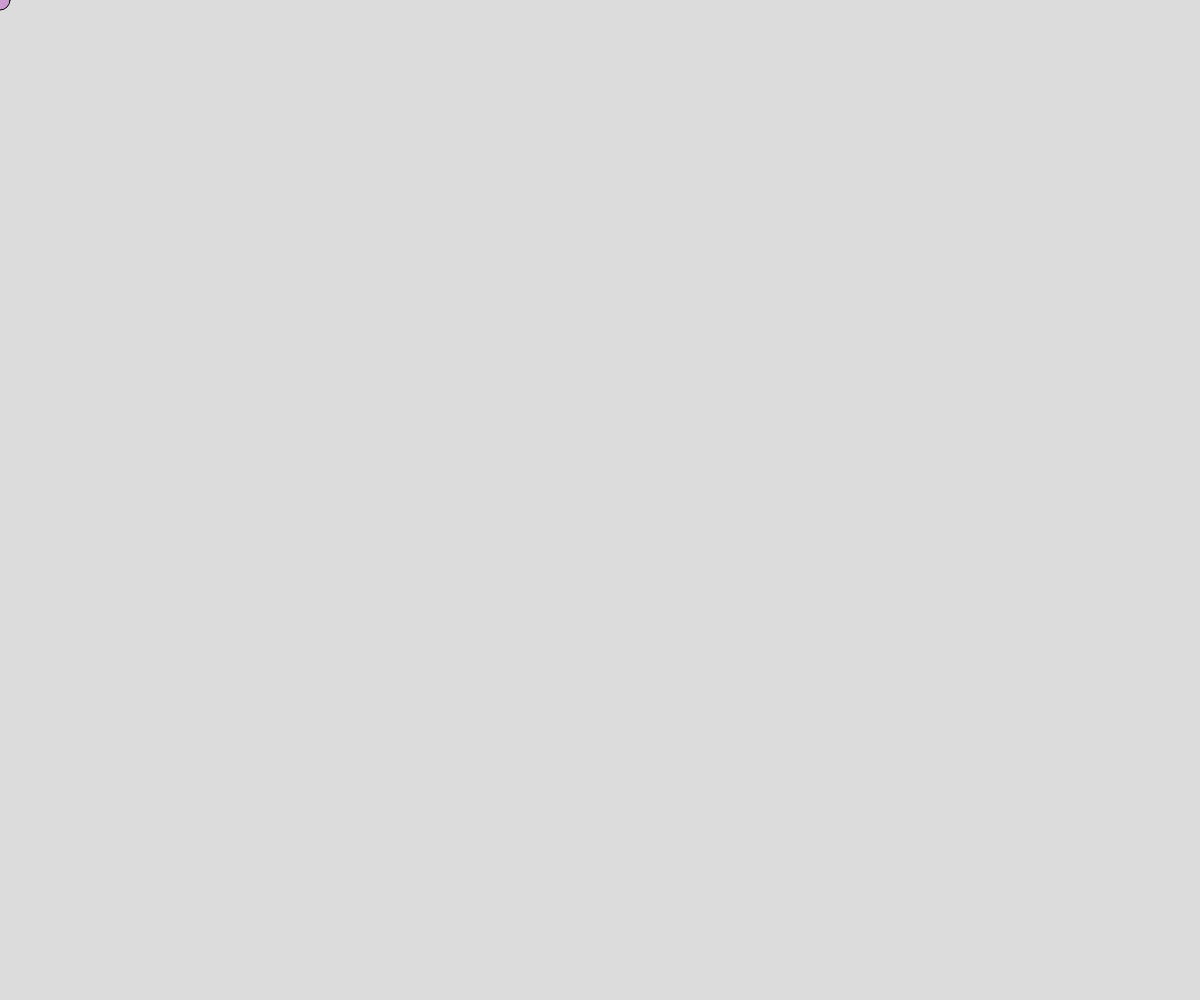
Frame 1 (no input)
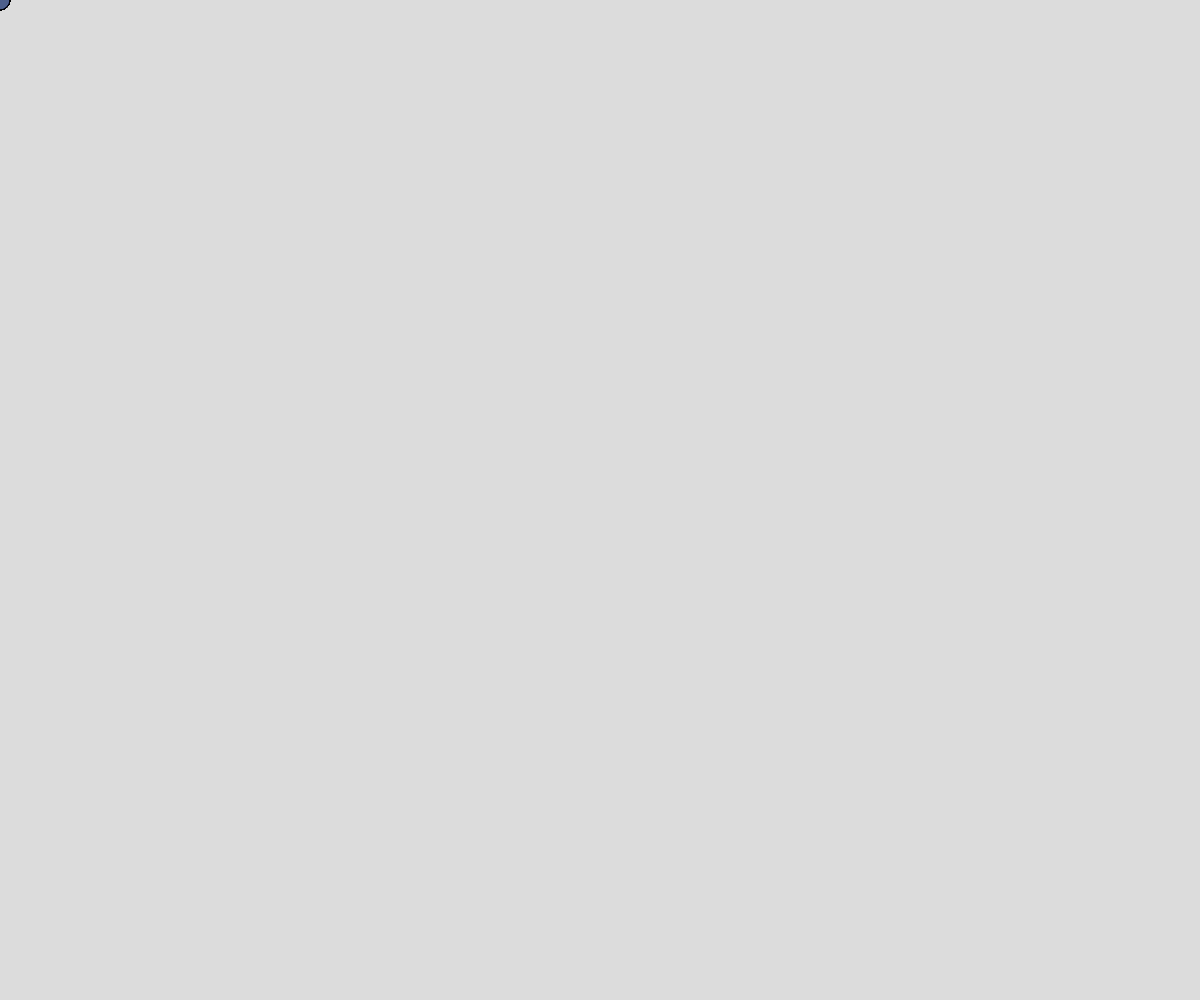
Frame 60 (no input)
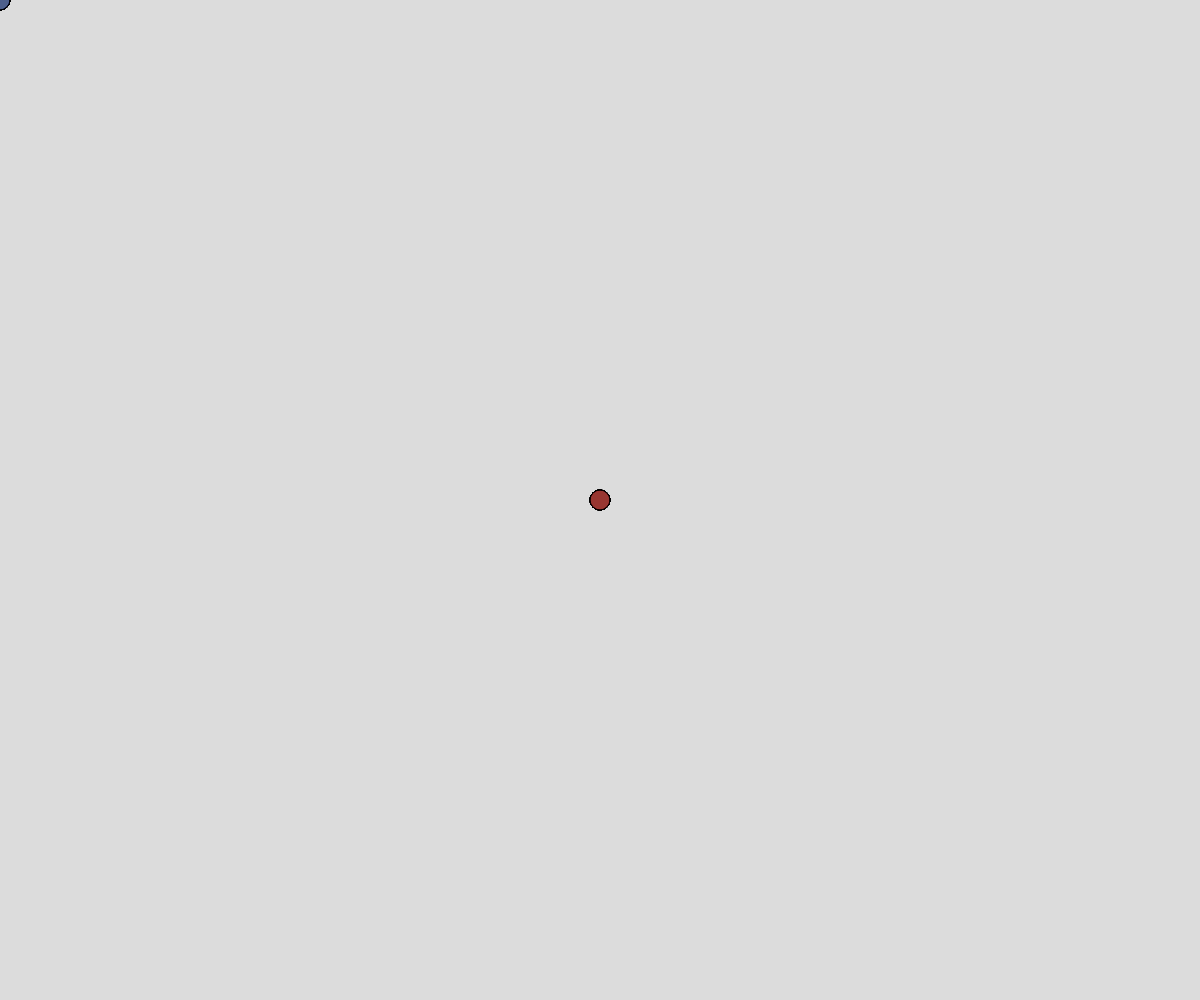
Frame 120 (the mouse pressed at the canvas centre since frame 60)

The p5.js sketch that drew these frames (run headless with seeded random() and noise() and a simulated clock; from frame 60 on, the mouse is pressed at the canvas centre):

// p5.js sketch
// ── sketch.js
function setup() {
  let canvas = createCanvas(windowWidth, windowHeight);
  background(220);


 

}

function draw() {
  r=random(255);
  g=random(255);
  b=random(255);
  fill(r,g,b,100);
  s= random(100)+50;
  circle(mouseX, mouseY, 20);

}
function keyPressed() {
  if(key==='F'||key==='f'){
    let fs=fullscreen();
    fullscreen(!fs);
  }
}
